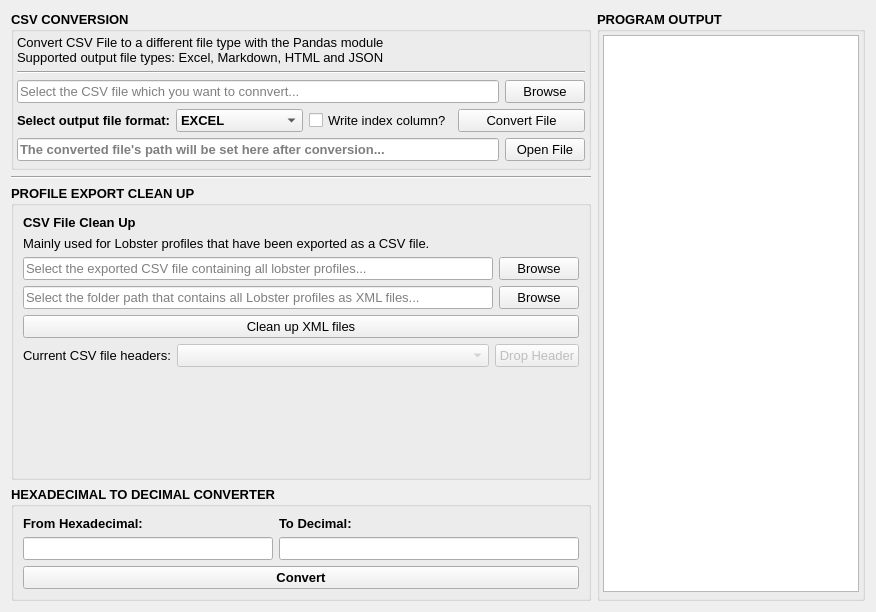
      <widget class="QWidget" name="tab_csv_conversion">
       <property name="font">
        <font>
         <family>Microsoft YaHei UI</family>
         <pointsize>10</pointsize>
         <italic>false</italic>
         <bold>false</bold>
         <underline>false</underline>
         <strikeout>false</strikeout>
        </font>
       </property>
       <attribute name="title">
        <string>CSV Conversion and Cleanup</string>
       </attribute>
       <layout class="QHBoxLayout" name="horizontalLayout_4">
        <item>
         <layout class="QHBoxLayout" name="main_layout_csv_conversion_and_cleanup_tab">
          <item>
           <layout class="QVBoxLayout" name="verticalLayout">
            <item>
             <widget class="QGroupBox" name="groupbox_csv_conversion">
              <property name="maximumSize">
               <size>
                <width>16777215</width>
                <height>16777215</height>
               </size>
              </property>
              <property name="font">
               <font>
                <family>Microsoft YaHei UI</family>
                <pointsize>10</pointsize>
                <italic>false</italic>
                <bold>true</bold>
                <underline>false</underline>
                <strikeout>false</strikeout>
               </font>
              </property>
              <property name="title">
               <string>CSV CONVERSION</string>
              </property>
              <layout class="QVBoxLayout" name="verticalLayout_13">
               <property name="leftMargin">
                <number>3</number>
               </property>
               <property name="topMargin">
                <number>3</number>
               </property>
               <property name="rightMargin">
                <number>3</number>
               </property>
               <property name="bottomMargin">
                <number>6</number>
               </property>
               <item>
                <widget class="QLabel" name="label_csv_conversion_desc">
                 <property name="maximumSize">
                  <size>
                   <width>16777215</width>
                   <height>60</height>
                  </size>
                 </property>
                 <property name="font">
                  <font>
                   <family>Microsoft YaHei UI</family>
                   <pointsize>10</pointsize>
                   <italic>false</italic>
                   <bold>false</bold>
                   <underline>false</underline>
                   <strikeout>false</strikeout>
                  </font>
                 </property>
                 <property name="text">
                  <string>Convert CSV File to a different file type with the Pandas module
Supported output file types: Excel, Markdown, HTML and JSON</string>
                 </property>
                </widget>
               </item>
               <item>
                <widget class="Line" name="line_2">
                 <property name="orientation">
                  <enum>Qt::Orientation::Horizontal</enum>
                 </property>
                </widget>
               </item>
               <item>
                <layout class="QHBoxLayout" name="hor_layout_csv_path_input">
                 <property name="leftMargin">
                  <number>0</number>
                 </property>
                 <property name="topMargin">
                  <number>0</number>
                 </property>
                 <item>
                  <widget class="QLineEdit" name="line_edit_csv_conversion_path_input">
                   <property name="font">
                    <font>
                     <family>Microsoft YaHei UI</family>
                     <pointsize>10</pointsize>
                     <italic>false</italic>
                     <bold>false</bold>
                     <underline>false</underline>
                     <strikeout>false</strikeout>
                    </font>
                   </property>
                   <property name="placeholderText">
                    <string>Select the CSV file which you want to connvert...</string>
                   </property>
                   <property name="clearButtonEnabled">
                    <bool>true</bool>
                   </property>
                  </widget>
                 </item>
                 <item>
                  <widget class="QPushButton" name="button_browse_csv_conversion_path_input">
                   <property name="font">
                    <font>
                     <family>Microsoft YaHei UI</family>
                     <pointsize>10</pointsize>
                     <italic>false</italic>
                     <bold>false</bold>
                     <underline>false</underline>
                     <strikeout>false</strikeout>
                    </font>
                   </property>
                   <property name="toolTip">
                    <string>Browse for the CSV file which will be used for the conversion.</string>
                   </property>
                   <property name="text">
                    <string>Browse</string>
                   </property>
                   <property name="icon">
                    <iconset theme="QIcon::ThemeIcon::FolderOpen"/>
                   </property>
                  </widget>
                 </item>
                </layout>
               </item>
               <item>
                <layout class="QHBoxLayout" name="hor_layout_csv_conversion_path_output">
                 <item>
                  <widget class="QLabel" name="label_csv_conversion_output_type">
                   <property name="sizePolicy">
                    <sizepolicy hsizetype="Maximum" vsizetype="Fixed">
                     <horstretch>0</horstretch>
                     <verstretch>0</verstretch>
                    </sizepolicy>
                   </property>
                   <property name="text">
                    <string>Select output file format:</string>
                   </property>
                  </widget>
                 </item>
                 <item>
                  <widget class="QComboBox" name="combobox_csv_conversion_output_type">
                   <property name="sizePolicy">
                    <sizepolicy hsizetype="Preferred" vsizetype="Fixed">
                     <horstretch>0</horstretch>
                     <verstretch>0</verstretch>
                    </sizepolicy>
                   </property>
                   <item>
                    <property name="text">
                     <string>EXCEL</string>
                    </property>
                   </item>
                   <item>
                    <property name="text">
                     <string>HTML</string>
                    </property>
                   </item>
                   <item>
                    <property name="text">
                     <string>JSON</string>
                    </property>
                   </item>
                   <item>
                    <property name="text">
                     <string>MARKDOWN</string>
                    </property>
                   </item>
                  </widget>
                 </item>
                 <item>
                  <widget class="QCheckBox" name="checkbox_write_index_column">
                   <property name="sizePolicy">
                    <sizepolicy hsizetype="Maximum" vsizetype="Fixed">
                     <horstretch>0</horstretch>
                     <verstretch>0</verstretch>
                    </sizepolicy>
                   </property>
                   <property name="font">
                    <font>
                     <family>Microsoft YaHei UI</family>
                     <pointsize>10</pointsize>
                     <italic>false</italic>
                     <bold>false</bold>
                     <underline>false</underline>
                     <strikeout>false</strikeout>
                    </font>
                   </property>
                   <property name="toolTip">
                    <string>Write an index colum starting at 1 for the supported output file formats.</string>
                   </property>
                   <property name="autoFillBackground">
                    <bool>false</bool>
                   </property>
                   <property name="text">
                    <string>Write index column?</string>
                   </property>
                  </widget>
                 </item>
                 <item>
                  <widget class="QPushButton" name="button_csv_conversion_convert">
                   <property name="font">
                    <font>
                     <family>Microsoft YaHei UI</family>
                     <pointsize>10</pointsize>
                     <italic>false</italic>
                     <bold>false</bold>
                     <underline>false</underline>
                     <strikeout>false</strikeout>
                    </font>
                   </property>
                   <property name="toolTip">
                    <string>Convert the CSV file to the selected file type.</string>
                   </property>
                   <property name="text">
                    <string>Convert File</string>
                   </property>
                  </widget>
                 </item>
                </layout>
               </item>
               <item>
                <layout class="QHBoxLayout" name="horizontalLayout_9">
                 <item>
                  <widget class="QLineEdit" name="line_edit_csv_conversion_open_file_path">
                   <property name="enabled">
                    <bool>true</bool>
                   </property>
                   <property name="readOnly">
                    <bool>true</bool>
                   </property>
                   <property name="placeholderText">
                    <string>The converted file's path will be set here after conversion...</string>
                   </property>
                  </widget>
                 </item>
                 <item>
                  <widget class="QPushButton" name="button_csv_conversion_open_file">
                   <property name="enabled">
                    <bool>true</bool>
                   </property>
                   <property name="font">
                    <font>
                     <family>Microsoft YaHei UI</family>
                     <pointsize>10</pointsize>
                     <italic>false</italic>
                     <bold>false</bold>
                     <underline>false</underline>
                     <strikeout>false</strikeout>
                    </font>
                   </property>
                   <property name="toolTip">
                    <string>Open the converted file directly</string>
                   </property>
                   <property name="text">
                    <string>Open File</string>
                   </property>
                  </widget>
                 </item>
                </layout>
               </item>
              </layout>
             </widget>
            </item>
            <item>
             <widget class="Line" name="line">
              <property name="orientation">
               <enum>Qt::Orientation::Horizontal</enum>
              </property>
             </widget>
            </item>
            <item>
             <widget class="QGroupBox" name="groupbox_lobster_profiles_cleanup">
              <property name="font">
               <font>
                <family>Microsoft YaHei UI</family>
                <pointsize>10</pointsize>
                <italic>false</italic>
                <bold>true</bold>
                <underline>false</underline>
                <strikeout>false</strikeout>
               </font>
              </property>
              <property name="title">
               <string>PROFILE EXPORT CLEAN UP</string>
              </property>
              <layout class="QVBoxLayout" name="verticalLayout_10">
               <item>
                <widget class="QLabel" name="label_title_profile_cleanup">
                 <property name="sizePolicy">
                  <sizepolicy hsizetype="Preferred" vsizetype="Maximum">
                   <horstretch>0</horstretch>
                   <verstretch>0</verstretch>
                  </sizepolicy>
                 </property>
                 <property name="font">
                  <font>
                   <family>Microsoft YaHei UI</family>
                   <pointsize>10</pointsize>
                   <italic>false</italic>
                   <bold>true</bold>
                   <underline>false</underline>
                   <strikeout>false</strikeout>
                  </font>
                 </property>
                 <property name="styleSheet">
                  <string notr="true"/>
                 </property>
                 <property name="text">
                  <string>CSV File Clean Up</string>
                 </property>
                </widget>
               </item>
               <item>
                <widget class="QLabel" name="label_2">
                 <property name="sizePolicy">
                  <sizepolicy hsizetype="Preferred" vsizetype="Maximum">
                   <horstretch>0</horstretch>
                   <verstretch>0</verstretch>
                  </sizepolicy>
                 </property>
                 <property name="font">
                  <font>
                   <family>Microsoft YaHei UI</family>
                   <pointsize>10</pointsize>
                   <italic>false</italic>
                   <bold>false</bold>
                   <underline>false</underline>
                   <strikeout>false</strikeout>
                  </font>
                 </property>
                 <property name="text">
                  <string>Mainly used for Lobster profiles that have been exported as a CSV file.</string>
                 </property>
                </widget>
               </item>
               <item>
                <layout class="QVBoxLayout" name="verticalLayout_5">
                 <item>
                  <layout class="QHBoxLayout" name="horizontalLayout_5">
                   <item>
                    <widget class="QLineEdit" name="line_edit_profile_cleanup_csv_file_path">
                     <property name="font">
                      <font>
                       <family>Microsoft YaHei UI</family>
                       <pointsize>10</pointsize>
                       <italic>false</italic>
                       <bold>false</bold>
                       <underline>false</underline>
                       <strikeout>false</strikeout>
                      </font>
                     </property>
                     <property name="text">
                      <string/>
                     </property>
                     <property name="placeholderText">
                      <string>Select the exported CSV file containing all lobster profiles...</string>
                     </property>
                     <property name="clearButtonEnabled">
                      <bool>true</bool>
                     </property>
                    </widget>
                   </item>
                   <item>
                    <widget class="QPushButton" name="button_profile_cleanup_browse_csv_file_path">
                     <property name="minimumSize">
                      <size>
                       <width>0</width>
                       <height>0</height>
                      </size>
                     </property>
                     <property name="maximumSize">
                      <size>
                       <width>16777215</width>
                       <height>16777215</height>
                      </size>
                     </property>
                     <property name="font">
                      <font>
                       <family>Microsoft YaHei UI</family>
                       <pointsize>10</pointsize>
                       <italic>false</italic>
                       <bold>false</bold>
                       <underline>false</underline>
                       <strikeout>false</strikeout>
                      </font>
                     </property>
                     <property name="toolTip">
                      <string>Browse for the CSV file.</string>
                     </property>
                     <property name="text">
                      <string>Browse</string>
                     </property>
                     <property name="icon">
                      <iconset theme="QIcon::ThemeIcon::FolderOpen"/>
                     </property>
                    </widget>
                   </item>
                  </layout>
                 </item>
                 <item>
                  <layout class="QVBoxLayout" name="verticalLayout_9">
                   <item>
                    <layout class="QHBoxLayout" name="horizontalLayout_6">
                     <item>
                      <widget class="QLineEdit" name="line_edit_profile_cleanup_folder_path">
                       <property name="font">
                        <font>
                         <family>Microsoft YaHei UI</family>
                         <pointsize>10</pointsize>
                         <italic>false</italic>
                         <bold>false</bold>
                         <underline>false</underline>
                         <strikeout>false</strikeout>
                        </font>
                       </property>
                       <property name="placeholderText">
                        <string>Select the folder path that contains all Lobster profiles as XML files...</string>
                       </property>
                       <property name="clearButtonEnabled">
                        <bool>true</bool>
                       </property>
                      </widget>
                     </item>
                     <item>
                      <widget class="QPushButton" name="button_profile_cleanup_browse_folder_path">
                       <property name="font">
                        <font>
                         <family>Microsoft YaHei UI</family>
                         <pointsize>10</pointsize>
                         <italic>false</italic>
                         <bold>false</bold>
                         <underline>false</underline>
                         <strikeout>false</strikeout>
                        </font>
                       </property>
                       <property name="toolTip">
                        <string>Browse for the folder path which contains XML files.</string>
                       </property>
                       <property name="text">
                        <string>Browse</string>
                       </property>
                       <property name="icon">
                        <iconset theme="QIcon::ThemeIcon::FolderOpen"/>
                       </property>
                      </widget>
                     </item>
                    </layout>
                   </item>
                  </layout>
                 </item>
                 <item>
                  <widget class="QPushButton" name="button_profile_cleanup_cleanup_start">
                   <property name="font">
                    <font>
                     <family>Microsoft YaHei UI</family>
                     <pointsize>10</pointsize>
                     <italic>false</italic>
                     <bold>false</bold>
                     <underline>false</underline>
                     <strikeout>false</strikeout>
                    </font>
                   </property>
                   <property name="toolTip">
                    <string>Perform cleanup operations on the XML files.</string>
                   </property>
                   <property name="text">
                    <string>Clean up XML files</string>
                   </property>
                  </widget>
                 </item>
                </layout>
               </item>
               <item>
                <layout class="QHBoxLayout" name="horizontalLayout_7">
                 <item>
                  <widget class="QLabel" name="label_csv_headers_combobox">
                   <property name="sizePolicy">
                    <sizepolicy hsizetype="Maximum" vsizetype="Maximum">
                     <horstretch>0</horstretch>
                     <verstretch>0</verstretch>
                    </sizepolicy>
                   </property>
                   <property name="font">
                    <font>
                     <family>Microsoft YaHei UI</family>
                     <pointsize>10</pointsize>
                     <italic>false</italic>
                     <bold>false</bold>
                     <underline>false</underline>
                     <strikeout>false</strikeout>
                    </font>
                   </property>
                   <property name="text">
                    <string>Current CSV file headers:</string>
                   </property>
                  </widget>
                 </item>
                 <item>
                  <widget class="QComboBox" name="combobox_csv_headers">
                   <property name="enabled">
                    <bool>false</bool>
                   </property>
                   <property name="sizePolicy">
                    <sizepolicy hsizetype="Preferred" vsizetype="Maximum">
                     <horstretch>0</horstretch>
                     <verstretch>0</verstretch>
                    </sizepolicy>
                   </property>
                  </widget>
                 </item>
                 <item>
                  <widget class="QPushButton" name="button_drop_csv_header">
                   <property name="enabled">
                    <bool>false</bool>
                   </property>
                   <property name="sizePolicy">
                    <sizepolicy hsizetype="Maximum" vsizetype="Maximum">
                     <horstretch>0</horstretch>
                     <verstretch>0</verstretch>
                    </sizepolicy>
                   </property>
                   <property name="font">
                    <font>
                     <family>Microsoft YaHei UI</family>
                     <pointsize>10</pointsize>
                     <italic>false</italic>
                     <bold>false</bold>
                     <underline>false</underline>
                     <strikeout>false</strikeout>
                    </font>
                   </property>
                   <property name="toolTip">
                    <string>Delete the selected header from the CSV file and save changes.</string>
                   </property>
                   <property name="text">
                    <string>Drop Header</string>
                   </property>
                  </widget>
                 </item>
                </layout>
               </item>
               <item>
                <spacer name="verticalSpacer_3">
                 <property name="orientation">
                  <enum>Qt::Orientation::Vertical</enum>
                 </property>
                 <property name="sizeHint" stdset="0">
                  <size>
                   <width>20</width>
                   <height>40</height>
                  </size>
                 </property>
                </spacer>
               </item>
               <item>
                <widget class="QLabel" name="label_loading_gif">
                 <property name="frameShape">
                  <enum>QFrame::Shape::NoFrame</enum>
                 </property>
                 <property name="text">
                  <string/>
                 </property>
                 <property name="textFormat">
                  <enum>Qt::TextFormat::PlainText</enum>
                 </property>
                 <property name="scaledContents">
                  <bool>false</bool>
                 </property>
                 <property name="alignment">
                  <set>Qt::AlignmentFlag::AlignCenter</set>
                 </property>
                </widget>
               </item>
               <item>
                <spacer name="verticalSpacer_2">
                 <property name="orientation">
                  <enum>Qt::Orientation::Vertical</enum>
                 </property>
                 <property name="sizeHint" stdset="0">
                  <size>
                   <width>20</width>
                   <height>40</height>
                  </size>
                 </property>
                </spacer>
               </item>
              </layout>
             </widget>
            </item>
            <item>
             <widget class="QGroupBox" name="groupbox_hexadecimal_to_decimal">
              <property name="font">
               <font>
                <family>Microsoft YaHei UI</family>
                <pointsize>10</pointsize>
                <italic>false</italic>
                <bold>true</bold>
                <underline>false</underline>
                <strikeout>false</strikeout>
               </font>
              </property>
              <property name="title">
               <string>HEXADECIMAL TO DECIMAL CONVERTER</string>
              </property>
              <layout class="QVBoxLayout" name="verticalLayout_2">
               <item>
                <layout class="QFormLayout" name="formLayout">
                 <item row="0" column="0">
                  <widget class="QLabel" name="label_from_hexadecimal">
                   <property name="text">
                    <string>From Hexadecimal:</string>
                   </property>
                  </widget>
                 </item>
                 <item row="0" column="1">
                  <widget class="QLabel" name="label_to_decimal">
                   <property name="text">
                    <string>To Decimal:</string>
                   </property>
                  </widget>
                 </item>
                 <item row="1" column="0">
                  <widget class="QLineEdit" name="line_edit_hexadecimal">
                   <property name="sizePolicy">
                    <sizepolicy hsizetype="Expanding" vsizetype="Fixed">
                     <horstretch>0</horstretch>
                     <verstretch>0</verstretch>
                    </sizepolicy>
                   </property>
                   <property name="minimumSize">
                    <size>
                     <width>250</width>
                     <height>0</height>
                    </size>
                   </property>
                   <property name="clearButtonEnabled">
                    <bool>true</bool>
                   </property>
                  </widget>
                 </item>
                 <item row="1" column="1">
                  <widget class="QLineEdit" name="line_edit_decimal">
                   <property name="minimumSize">
                    <size>
                     <width>300</width>
                     <height>0</height>
                    </size>
                   </property>
                   <property name="clearButtonEnabled">
                    <bool>true</bool>
                   </property>
                  </widget>
                 </item>
                </layout>
               </item>
               <item>
                <widget class="QPushButton" name="button_convert_hexadecimal_to_decimal">
                 <property name="text">
                  <string>Convert</string>
                 </property>
                </widget>
               </item>
              </layout>
             </widget>
            </item>
           </layout>
          </item>
          <item>
           <widget class="QGroupBox" name="group_box_tab2_program_output">
            <property name="font">
             <font>
              <family>Microsoft YaHei UI</family>
              <pointsize>10</pointsize>
              <italic>false</italic>
              <bold>true</bold>
              <underline>false</underline>
              <strikeout>false</strikeout>
             </font>
            </property>
            <property name="title">
             <string>PROGRAM OUTPUT</string>
            </property>
            <layout class="QHBoxLayout" name="horizontalLayout_8">
             <property name="leftMargin">
              <number>3</number>
             </property>
             <property name="topMargin">
              <number>3</number>
             </property>
             <property name="rightMargin">
              <number>3</number>
             </property>
             <property name="bottomMargin">
              <number>6</number>
             </property>
             <item>
              <widget class="QTextEdit" name="text_edit_csv_output">
               <property name="font">
                <font>
                 <family>Microsoft YaHei UI</family>
                 <pointsize>10</pointsize>
                 <italic>false</italic>
                 <bold>false</bold>
                 <underline>false</underline>
                 <strikeout>false</strikeout>
                </font>
               </property>
               <property name="readOnly">
                <bool>true</bool>
               </property>
              </widget>
             </item>
            </layout>
           </widget>
          </item>
         </layout>
        </item>
       </layout>
      </widget>
